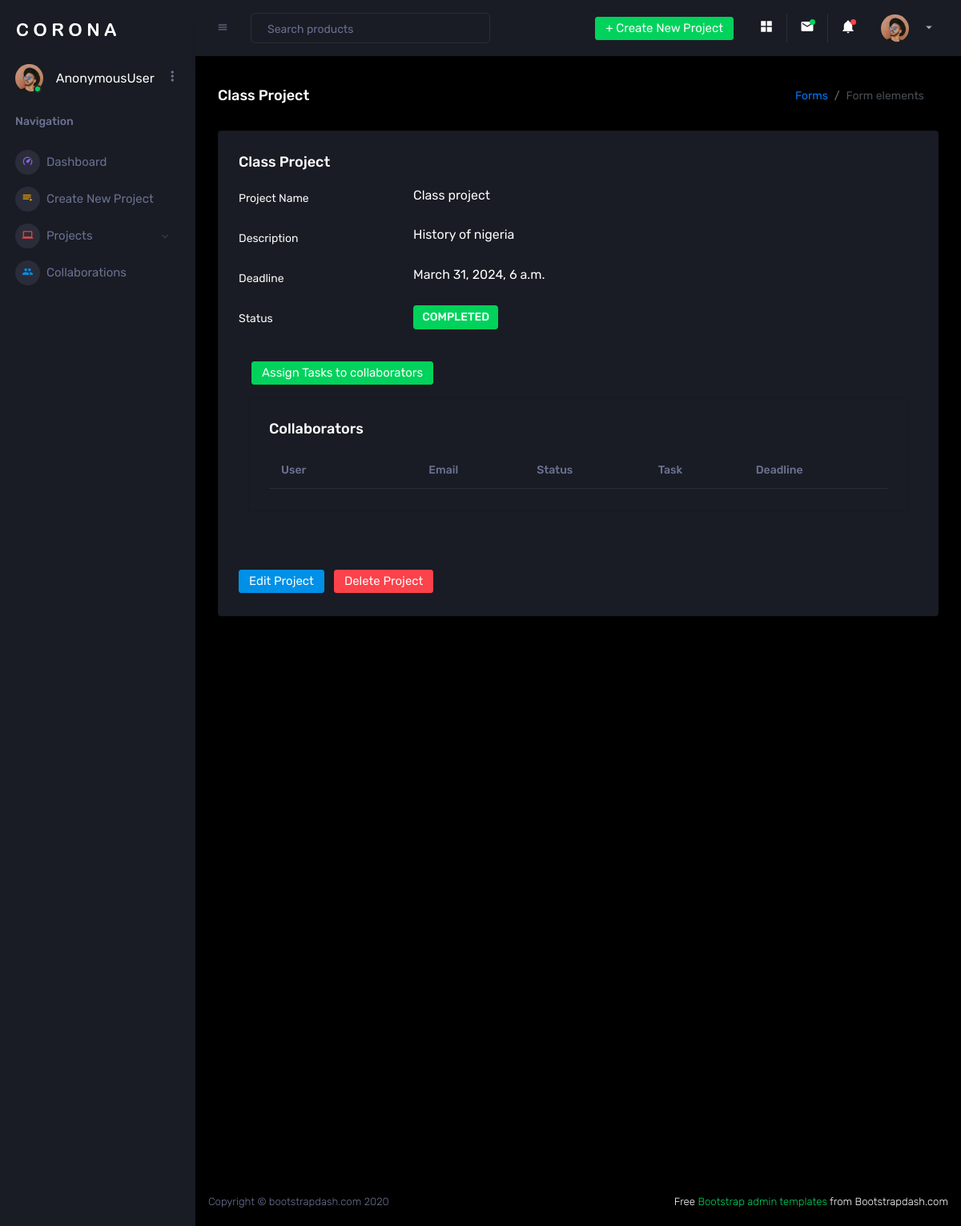
The page /project/1/ on the database as committed earlier.
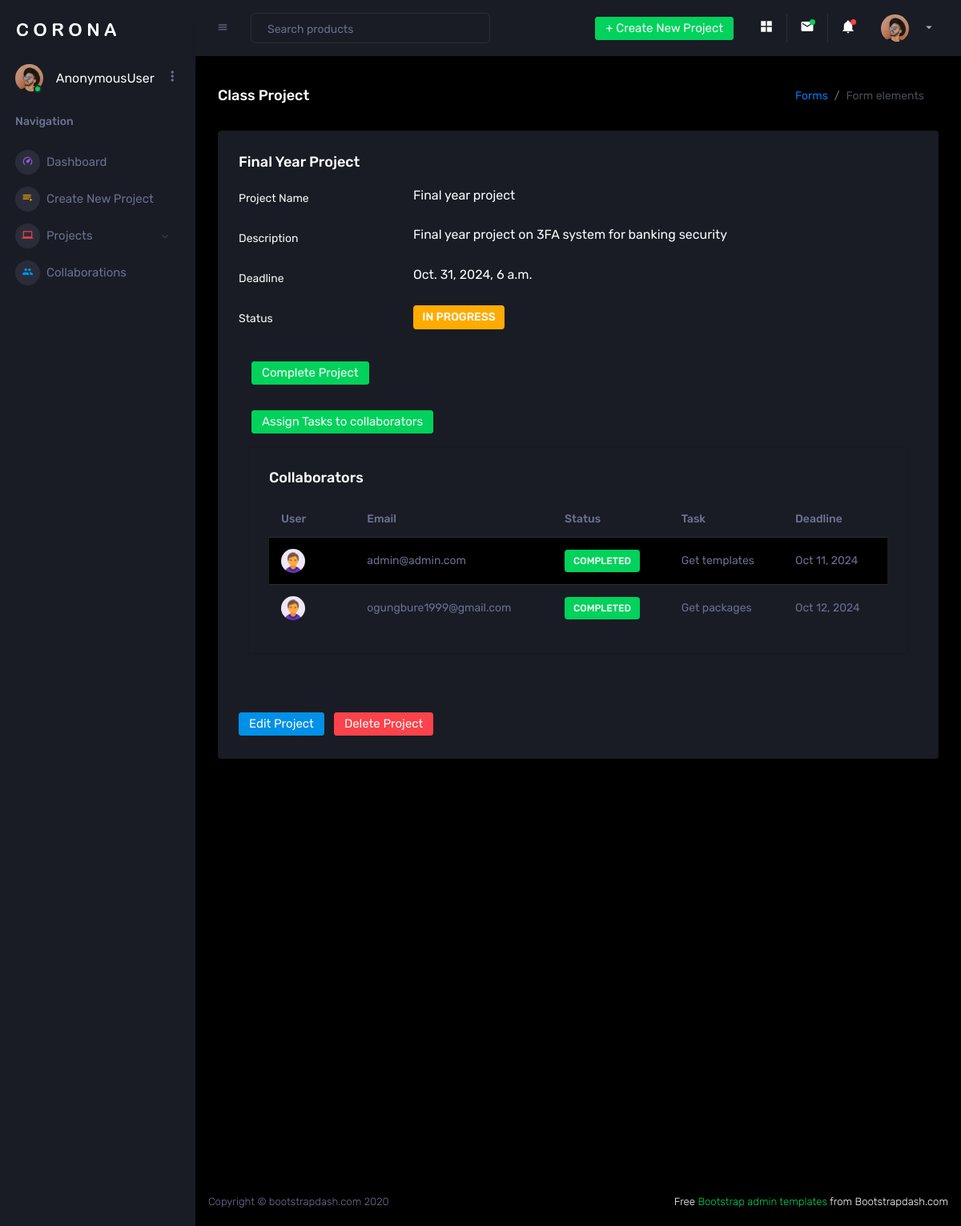
The same page on the database as committed later.
### taskapp/models.py (models this page shows, shortened)
class Project(models.Model):
    TO_DO = "PENDING"
    IN_PROGRESS = "IN PROGRESS"
    COMPLETED = "COMPLETED"
    STATUS_CHOICE = [
        (TO_DO, "PENDING"),
        (IN_PROGRESS, "IN PROGRESS"),
        (COMPLETED, "COMPLETED")
    ]
    user = models.ForeignKey(User, on_delete=models.CASCADE, null=True, blank=True)
    name = models.CharField(max_length=200, verbose_name = "Project Name")
    description = models.TextField(blank=True, null=True)
    status = models.CharField(max_length=25, choices=STATUS_CHOICE, default=TO_DO)
    collaborator = models.ManyToManyField(Collaborator, related_name='projects', verbose_name='Collaborators', blank=True)
    due_date = models.DateTimeField()
    created = models.DateTimeField(auto_now_add=True)
    updated = models.DateTimeField(auto_now=True)

class Invitation(models.Model):
    collaborator = models.EmailField()
    project = models.ForeignKey(Project, on_delete=models.CASCADE, blank=True, null=True)
    accepted = models.BooleanField(default=False)
    created = models.DateTimeField(auto_now_add=True)
    updated = models.DateTimeField(auto_now=True)
    class Meta:
        unique_together = ('collaborator', 'project')
    def __str__(self):
        return self.collaborator

class SubTask(models.Model):
    TO_DO = "PENDING"
    ON_IT = "ON IT"
    COMPLETED = "COMPLETED"
    STATUS_CHOICE = [
        (TO_DO, "PENDING"),
        (ON_IT, "ON IT"),
        (COMPLETED, "COMPLETED")
    ]
    task = models.ForeignKey(Project, on_delete=models.CASCADE, blank=True, null=True)
    name = models.CharField(max_length=200, verbose_name = "Task Name")
    collaborator = models.ManyToManyField(Invitation, related_name='subtasks', verbose_name='Assign To', blank=True)
    status = models.CharField(max_length=25, choices=STATUS_CHOICE, default=TO_DO)
    due_date = models.DateTimeField(blank=True, null=True)
    created = models.DateTimeField(auto_now_add=True)
    updated = models.DateTimeField(auto_now=True)

### taskapp/views.py (the view, shortened to what this page needs)
# urls.py: path('project/<int:project_id>/', views.project_detail, name='project_detail'),
def project_detail(request, project_id):
    project = get_object_or_404(Project, id=project_id)
    subtasks = SubTask.objects.filter(task_id=project_id)
    task_form = TaskForm(project_id=project)
    task_form = TaskForm(request.POST, project_id=project)
    email = request.POST.get('email')
    invite_collaborator(request, email, project, project_id)
    if request.method == 'POST':
        if project.status == 'PENDING':
            project.status = 'IN PROGRESS'
            project.save()
            messages.success(request, 'Project started successfully!')
    context = {
        'detail': project,
        'subtask': subtasks,
        'task': task_form,
    }
    return render(request, 'project-details.html', context)

### taskapp/forms.py
class TaskForm(forms.ModelForm):
    def __init__(self, *args, project_id=None, **kwargs):
        super(TaskForm, self).__init__(*args, **kwargs)
        if project_id:
            invited_collaborators = Invitation.objects.filter(project_id=project_id)
            self.fields['collaborator'].queryset = invited_collaborators
    class Meta:
        model = SubTask
        fields = ['name', 'collaborator', 'due_date', ]
        widgets = {
            'name': forms.TextInput(attrs={'class':'form-control'}),
            'collaborator': forms.CheckboxSelectMultiple(),
            'due_date': forms.DateTimeInput(attrs={'class':'form-control', 'type':'datetime-local'}),
        }

### template/project-details.html (shortened to what this page needs)
{% load static %}
<!DOCTYPE html>
<html lang="en">
<head>
  <link href="https://cdnjs.cloudflare.com/ajax/libs/select2/4.0.13/css/select2.min.css" rel="stylesheet" />
  <link rel="stylesheet" href="{% static 'task/assets/vendors/mdi/css/materialdesignicons.min.css' %}">
  <link rel="stylesheet" href="{% static 'task/assets/vendors/css/vendor.bundle.base.css' %}">
  <link rel="stylesheet" href="{% static 'task/assets/vendors/select2/select2.min.css' %}">
  <link rel="stylesheet" href="{% static 'task/assets/vendors/select2-bootstrap-theme/select2-bootstrap.min.css' %}">
  <link rel="stylesheet" href="{% static 'task/assets/css/style.css' %}">
</head>
<body>
  <div class="container-scroller">
    <nav class="sidebar sidebar-offcanvas" id="sidebar">
      <div class="sidebar-brand-wrapper d-none d-lg-flex align-items-center justify-content-center fixed-top">
        <a class="sidebar-brand brand-logo" href="index.html"><img src="{% static 'task/assets/images/logo.svg' %}"
            alt="logo" /></a>
      </div>
      {% include 'dashboard-sidebar.html' %}
    </nav>
    <div class="container-fluid page-body-wrapper">
      <div class="main-panel">
        <div class="content-wrapper">
          <div class="page-header">
            <h3 class="page-title"> Class Project </h3>
            <nav aria-label="breadcrumb">
              <ol class="breadcrumb">
                <li class="breadcrumb-item"><a href="#">Forms</a></li>
                <li class="breadcrumb-item active" aria-current="page">Form elements</li>
              </ol>
            </nav>
          </div>
          <div class="row">
            <div class="col-12 grid-margin stretch-card">
              <div class="card">
                {% if detail %}
                <div class="card-body">
                  <h4 class="card-title">{{detail.name}}</h4>
                  <div class="form-group row">
                    <label for="exampleInputUsername2" class="col-sm-3 col-form-label">Project Name</label>
                    <div class="col-sm-9">
                      {{detail.name}}
                    </div>
                  </div>
                  <div class="form-group row">
                    <label for="exampleInputEmail2" class="col-sm-3 col-form-label">Description</label>
                    <div class="col-sm-9">
                      {{detail.description}}
                    </div>
                  </div>
                  <div class="form-group row">
                    <label for="exampleInputMobile" class="col-sm-3 col-form-label">Deadline</label>
                    <div class="col-sm-9">
                      {{detail.due_date}}
                    </div>
                  </div>
                  <div class="form-group row">
                    <label for="exampleInputPassword2" class="col-sm-3 col-form-label">Status</label>
                    <div class="col-sm-9">
                      <label class="badge{% if detail.status == 'PENDING' %} badge-danger {% elif detail.status == 'IN PROGRESS' %} badge-warning {% elif detail.status == 'COMPLETED' %} badge-success {% endif %}">{{ detail.status }}</label>
                    </div>
                  </div>
                  {% if detail.status == 'IN PROGRESS' %}
                  <form action="#" method="post">
                    <button type="submit" class="m-3 btn btn-success">Complete Project</button>
                </form>
                {% endif %}
                  <div>
                    <button type="button" class="m-3 btn btn-success" data-bs-toggle="modal"
                      data-bs-target="#exampleModal" data-bs-whatever="@mdo">Assign Tasks to collaborators</button>
                    <div class="col-lg-12 grid-margin stretch-card">
                      <div class="card">
                        <div class="card-body">
                          <h4 class="card-title">Collaborators</h4>
                          <div class="table-responsive">
                            <table class="table table-striped">
                              <thead>
                                <tr>
                                  <th> User </th>
                                  <th></th>
                                  <th> Email </th>
                                  <th> Status </th>
                                  <th> Task </th>
                                  <th> Deadline </th>
                                </tr>
                              </thead>
                              <tbody>
                                {% for task in subtask %}
                                {% for collaborator in task.collaborator.all %}
                                <tr>
                                  <td class="py-1">
                                    <img src="{% static 'task/assets/images/faces-clipart/pic-1.png' %}" alt="image" />
                                  </td>
                                  {% if forloop.first %}
                                  <td rowspan="{{ task.assignees.count }}" ></td>
                                  {% endif %}
                                  <td>{{ collaborator.collaborator }}</td>
                                  <td>
                                    <label class="badge{% if task.status == 'PENDING' %} badge-danger {% elif task.status == 'ON IT' %} badge-warning {% elif task.status == 'COMPLETED' %} badge-success {% endif %}">{{ task.status }}</label>
                                  </td>
                                  <td>{{task.name}}</td>
                                  <td>{{task.due_date|date:"M d, Y"}}</td>
                                </tr>
                                {% endfor %}
                                {% endfor %}
                              </tbody>
                            </table>
                          </div>
                        </div>
                      </div>
                    </div>
                  </div>
                  <button type="submit" class="btn btn-primary mr-2 mt-5">Edit Project</button>
                  <button class="btn btn-danger mt-5">Delete Project</button>
                </div>
                {% endif %}
              </div>
            </div>
          </div>
        </div>
        <footer class="footer">
          <div class="d-sm-flex justify-content-center justify-content-sm-between">
            <span class="text-muted d-block text-center text-sm-left d-sm-inline-block">Copyright © bootstrapdash.com
              2020</span>
            <span class="float-none float-sm-right d-block mt-1 mt-sm-0 text-center"> Free <a
                href="https://www.bootstrapdash.com/bootstrap-admin-template/" target="_blank">Bootstrap admin
                templates</a> from Bootstrapdash.com</span>
          </div>
        </footer>
      </div>
    </div>
  </div>
</body>
</html>

### template/dashboard-sidebar.html (shortened to what this page needs)
{% load static %}
<nav class="sidebar sidebar-offcanvas" id="sidebar">
    <div class="sidebar-brand-wrapper d-none d-lg-flex align-items-center justify-content-center fixed-top">
      <a class="sidebar-brand brand-logo" href="index.html"><img src="{% static 'task/assets/images/logo.svg' %}" alt="logo" /></a>
    </div>
    <ul class="nav">
      <li class="nav-item profile">
        <div class="profile-desc">
          <div class="profile-pic">
            <div class="count-indicator">
              <img class="img-xs rounded-circle " src="{% static 'task/assets/images/faces/face15.jpg' %}" alt="">
              <span class="count bg-success"></span>
            </div>
            <div class="profile-name">
              <h5 class="mb-0 font-weight-normal">{{request.user}}</h5>
            </div>
          </div>
          <a href="#" id="profile-dropdown" data-toggle="dropdown"><i class="mdi mdi-dots-vertical"></i></a>
        </div>
      </li>
      <li class="nav-item nav-category">
        <span class="nav-link">Navigation</span>
      </li>
      <li class="nav-item menu-items">
        <a class="nav-link" href="{% url 'taskapp:dashboard' %}">
          <span class="menu-icon">
            <i class="mdi mdi-speedometer"></i>
          </span>
          <span class="menu-title">Dashboard</span>
        </a>
      </li>
      <li class="nav-item menu-items">
        <a class="nav-link" href="{% url 'taskapp:add_project' %}">
          <span class="menu-icon">
            <i class="mdi mdi-playlist-play"></i>
          </span>
          <span class="menu-title">Create New Project</span>
        </a>
      </li>
      <li class="nav-item menu-items">
        <a class="nav-link" data-toggle="collapse" href="#ui-basic" aria-expanded="false" aria-controls="ui-basic">
          <span class="menu-icon">
            <i class="mdi mdi-laptop"></i>
          </span>
          <span class="menu-title">Projects</span>
          <i class="menu-arrow"></i>
        </a>
      </li>
      <li class="nav-item menu-items">
        <a class="nav-link" href="{% url 'taskapp:collaboration_view' %}">
          <span class="menu-icon">
            <i class="mdi mdi-account-multiple"></i>
          </span>
          <span class="menu-title">Collaborations</span>
        </a>
      </li>
    </ul>
  </nav>
  <div class="container-fluid page-body-wrapper">
    <nav class="navbar p-0 fixed-top d-flex flex-row">
      <div class="navbar-menu-wrapper flex-grow d-flex align-items-stretch">
        <button class="navbar-toggler navbar-toggler align-self-center" type="button" data-toggle="minimize">
          <span class="mdi mdi-menu"></span>
        </button>
        <ul class="navbar-nav w-100">
          <li class="nav-item w-100">
            <form class="nav-link mt-2 mt-md-0 d-none d-lg-flex search">
              <input type="text" class="form-control" placeholder="Search products">
            </form>
          </li>
        </ul>
        <ul class="navbar-nav navbar-nav-right">
          <li class="nav-item dropdown d-none d-lg-block">
            <a class="nav-link btn btn-success create-new-button"  aria-expanded="false" href="{% url 'taskapp:add_project' %}">+ Create New Project</a>
          </li>
          <li class="nav-item nav-settings d-none d-lg-block">
            <a class="nav-link" href="#">
              <i class="mdi mdi-view-grid"></i>
            </a>
          </li>
          <li class="nav-item dropdown border-left">
            <a class="nav-link count-indicator dropdown-toggle" id="messageDropdown" href="#" data-toggle="dropdown" aria-expanded="false">
              <i class="mdi mdi-email"></i>
              <span class="count bg-success"></span>
            </a>
          </li>
          <li class="nav-item dropdown border-left">
            <a class="nav-link count-indicator dropdown-toggle" id="notificationDropdown" href="#" data-toggle="dropdown">
              <i class="mdi mdi-bell"></i>
              <span class="count bg-danger"></span>
            </a>
          </li>
          <li class="nav-item dropdown">
            <a class="nav-link" id="profileDropdown" href="#" data-toggle="dropdown">
              <div class="navbar-profile">
                <img class="img-xs rounded-circle" src="{% static 'task/assets/images/faces/face15.jpg' %}" alt="">
                <i class="mdi mdi-menu-down d-none d-sm-block"></i>
              </div>
            </a>
          </li>
        </ul>
      </div>
    </nav>
    </div>

Rows that differ between the two databases and show on the page:
changed Project: name "Class Project" → "Final Year Project"; name "Class project" → "Final year project"; description "History of nigeria" → "Final year project on 3FA system for banking security"; due_date "March 31, 2024, 6 a.m." → "Oct. 31, 2024, 6 a.m."; status "COMPLETED" → "IN PROGRESS"
now on this page (row edited): SubTask: status "COMPLETED", name "Get templates", due_date "Oct 11, 2024"
added Invitation: collaborator "admin@admin.com"
now on this page (row edited): SubTask: status "COMPLETED", name "Get packages", due_date "Oct 12, 2024"
added Invitation: collaborator "ogungbure1999@gmail.com"
Other text that changed with them:
text now shown: "Complete Project"
